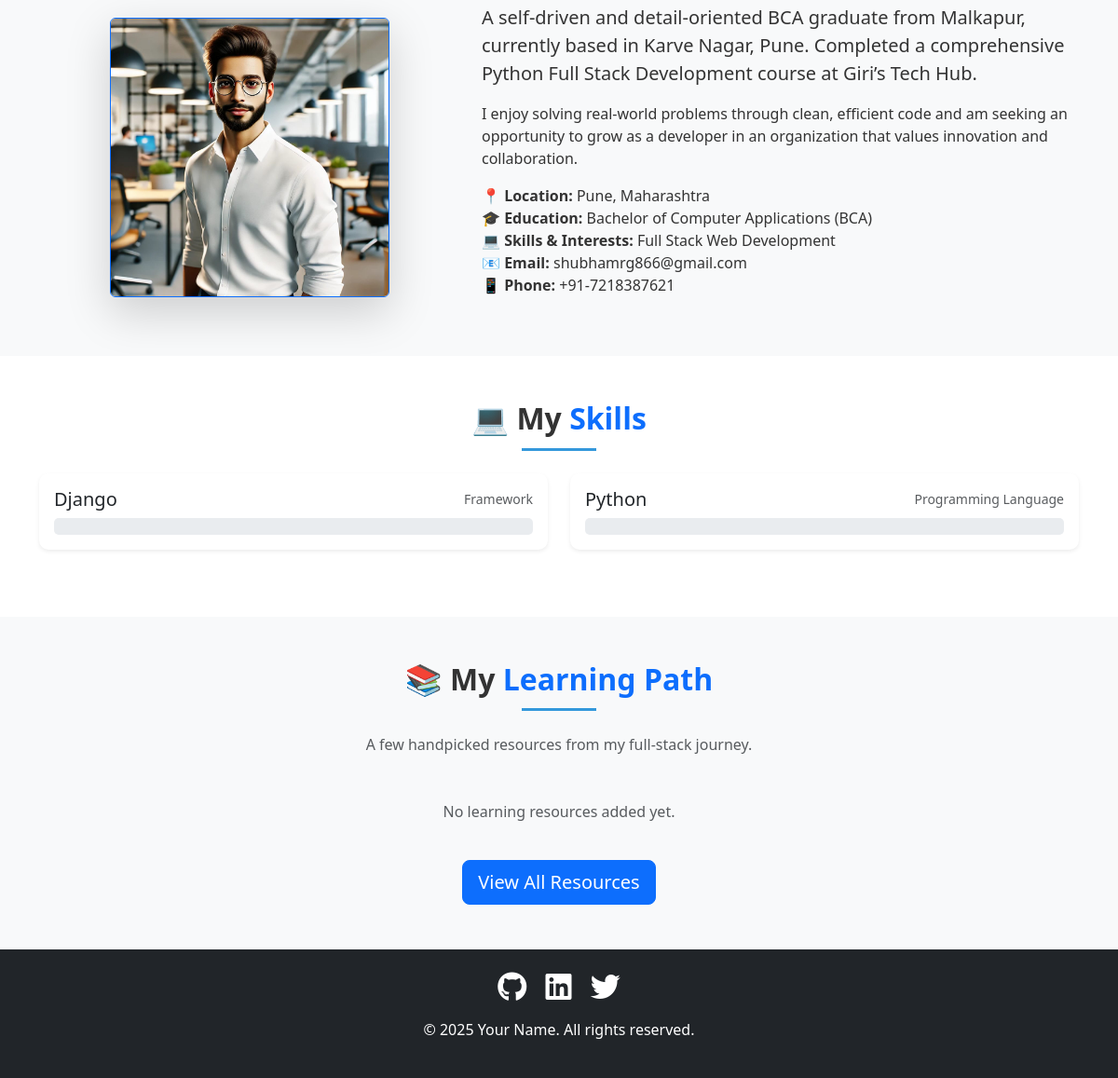
Before: / (lower part) with the older database file.
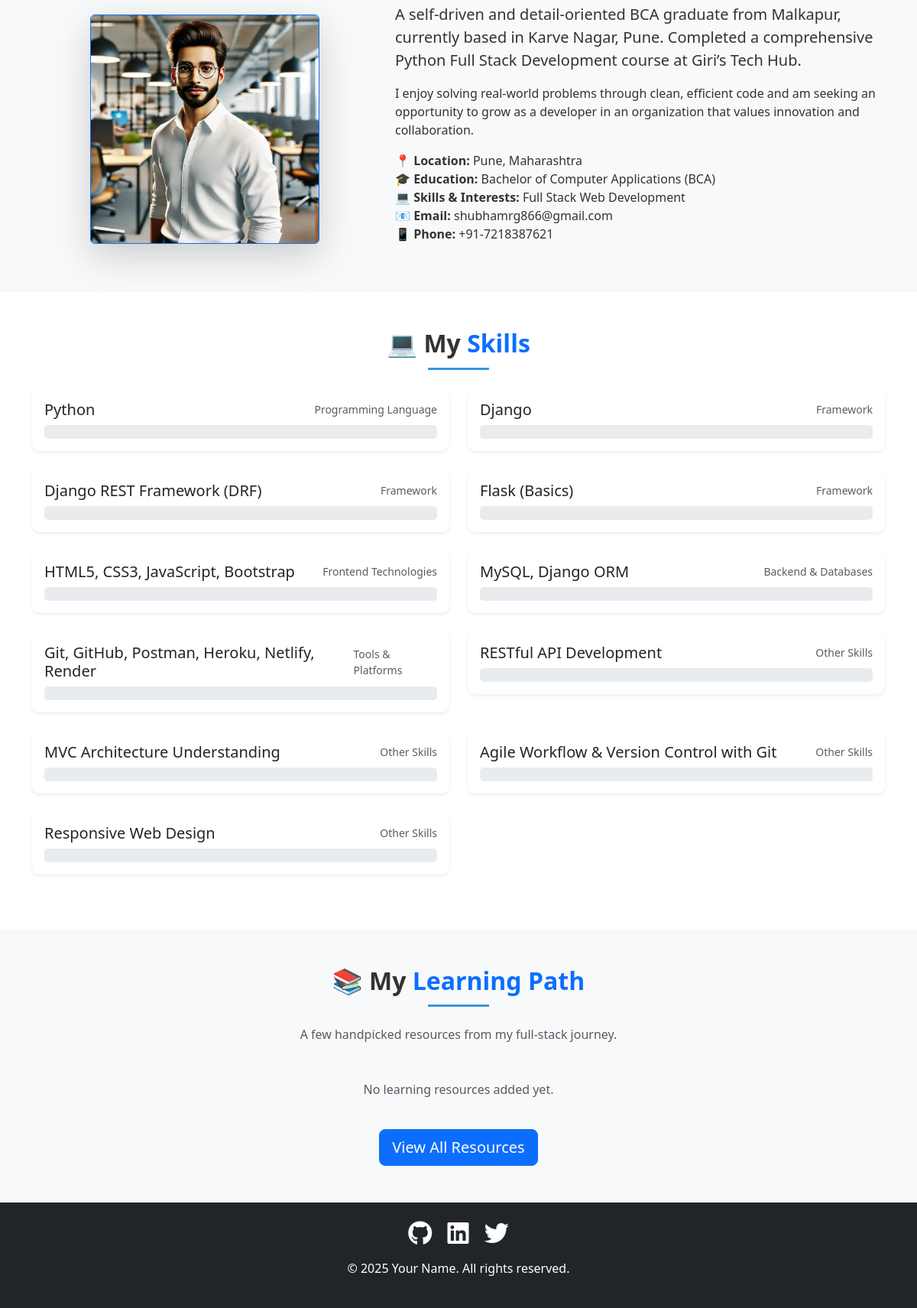
After: the same page with the newer database file.
### portfolio/models.py (models this page shows, shortened)
class Skill(models.Model):
    name = models.CharField(max_length=50)
    percentage = models.PositiveIntegerField()  # Changed to PositiveIntegerField for validation
    category = models.CharField(
        max_length=50,
        choices=[
            ('language', 'Programming Language'),
            ('framework', 'Framework'),
            ('frontend', 'Frontend Technologies'),
            ('backend', 'Backend & Databases'),
            ('tool', 'Tools & Platforms'),
            ('other', 'Other Skills'),
        ]
    )
    order = models.IntegerField(default=0)
    class Meta:
        ordering = ['order']
        verbose_name = "Skill"
        verbose_name_plural = "Skills"

### portfolio/views.py (the view, shortened to what this page needs)
# urls.py: path('', views.home, name='home'),
def home(request):
    skills = Skill.objects.all().order_by('order')
    featured_projects = Project.objects.filter(featured=True).order_by('-date_created')[:6]
    return render(request, 'portfolio/index.html', {
        'skills': skills,
        'projects': featured_projects,
        'technologies': Technology.objects.all()
    })

### portfolio/templates/portfolio/index.html (shortened to what this page needs)
{% extends 'portfolio/base.html' %}
{% load static %}
{% block content %}
<section id="about" class="py-5 bg-light">
    <div class="container">
        <div class="row align-items-center">
            <div class="col-md-5 text-center">
                <img src="{% static 'images/mine.jpg' %}" alt="Shubham Gawande" class="img-fluid rounded shadow-lg border border-primary" style="max-width: 300px;">
            </div>
            <div class="col-md-7">
                <p class="lead">
                    A self-driven and detail-oriented <strong>BCA graduate</strong> from Malkapur, currently based in <strong>Karve Nagar, Pune</strong>. Completed a comprehensive <strong>Python Full Stack Development</strong> course at <strong>Giri’s Tech Hub</strong>.
                </p>
                <p>
                    I enjoy solving real-world problems through clean, efficient code and am seeking an opportunity to grow as a developer in an organization that values innovation and collaboration.
                </p>
                <ul class="list-unstyled">
                    <li><strong>📍 Location:</strong> Pune, Maharashtra</li>
                    <li><strong>🎓 Education:</strong> Bachelor of Computer Applications (BCA)</li>
                    <li><strong>💻 Skills & Interests:</strong> Full Stack Web Development</li>
                    <li><strong>📧 Email:</strong> shubhamrg866@gmail.com</li>
                    <li><strong>📱 Phone:</strong> +91-7218387621</li>
                </ul>
            </div>
        </div>
    </div>
</section>
<section id="skills" class="py-5">
    <div class="container">
        <h2 class="text-center fw-bold mb-4">💻 My <span class="text-primary">Skills</span></h2>
        <div class="row">
            {% for skill in skills %}
            <div class="col-md-6 mb-4">
                <div class="card shadow-sm p-3">
                    <div class="d-flex justify-content-between align-items-center mb-2">
                        <h5 class="mb-0">{{ skill.name }}</h5>
                        <small class="text-muted">{{ skill.get_category_display }}</small>
                    </div>
                    <div class="progress" style="height: 18px;">
                    </div>
                </div>
            </div>
            {% empty %}
            <div class="col-12 text-center">
                <p class="text-muted">No skills added yet.</p>
            </div>
            {% endfor %}
        </div>
    </div>
</section>
<section id="learning" class="py-5 bg-light">
    <div class="container">
        <h2 class="text-center fw-bold mb-4">📚 My <span class="text-primary">Learning Path</span></h2>
        <p class="text-center text-muted mb-5">A few handpicked resources from my full-stack journey.</p>
        <div class="row">
            {% for resource in resources|slice:":3" %}
            <div class="col-md-4 mb-4">
                <div class="card h-100 shadow hover-shadow-lg">
                    <div class="card-body">
                        <h5 class="card-title">{{ resource.title }}</h5>
                        <p class="card-text">{{ resource.description|truncatechars:100 }}</p>
                        <a href="{{ resource.link }}" target="_blank" class="btn btn-outline-primary w-100">View Resource</a>
                    </div>
                    <div class="card-footer text-muted small text-center">
                        {{ resource.get_category_display }} • {{ resource.date_added }}
                    </div>
                </div>
            </div>
            {% empty %}
            <div class="col-12 text-center">
                <p class="text-muted">No learning resources added yet.</p>
            </div>
            {% endfor %}
        </div>
        <div class="text-center mt-4">
            <a href="{% url 'learning' %}" class="btn btn-primary btn-lg">View All Resources</a>
        </div>
    </div>
</section>
{% endblock %}

Changed rows visible on the page:
shown differently, row unchanged: Skill "Python": moves up the list
added Skill: name "Django REST Framework (DRF)", category "Framework"
added Skill: name "Flask (Basics)", category "Framework"
added Skill: name "HTML5, CSS3, JavaScript, Bootstrap", category "Frontend Technologies"
added Skill: name "MySQL, Django ORM", category "Backend & Databases"
added Skill: name "Git, GitHub, Postman, Heroku, Netlify, Render", category "Tools & Platforms"
added Skill: name "RESTful API Development", category "Other Skills"
added Skill: name "MVC Architecture Understanding", category "Other Skills"
added Skill: name "Agile Workflow & Version Control with Git", category "Other Skills"
added Skill: name "Responsive Web Design", category "Other Skills"
